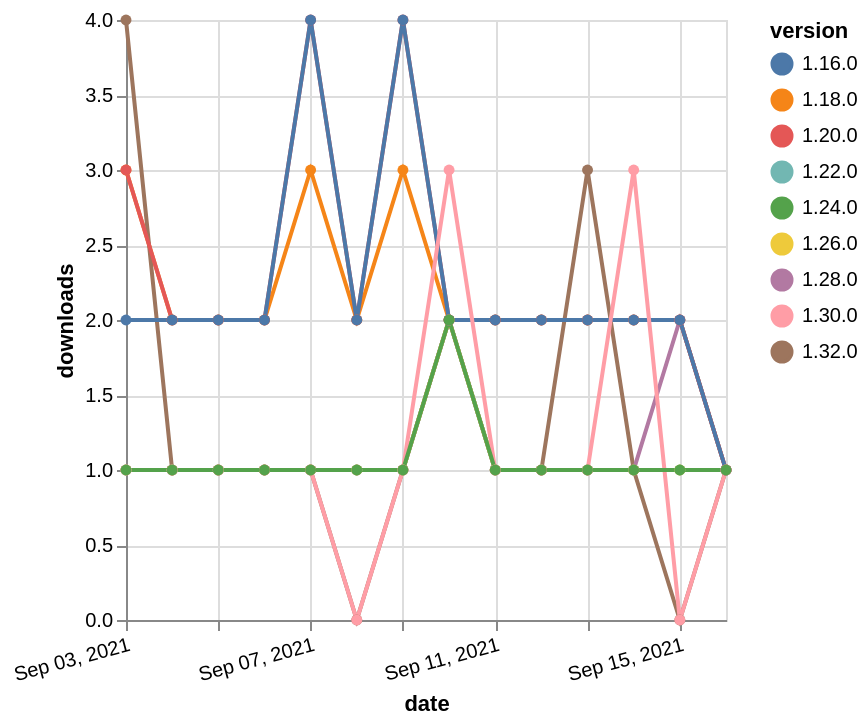

Specify this chart in Vega-Lite:
### Vega-Lite specification from a JSON file in a GitHub repository (floating-point values rounded to 4 significant figures)
{"$schema": "https://vega.github.io/schema/vega-lite/v5.json", "description": "A simple bar chart with embedded data.", "data": {"values": [{"date": "2021-09-03", "total": 2559, "delta": 3, "version": "1.18.0"}, {"date": "2021-09-04", "total": 2561, "delta": 2, "version": "1.18.0"}, {"date": "2021-09-05", "total": 2563, "delta": 2, "version": "1.18.0"}, {"date": "2021-09-06", "total": 2565, "delta": 2, "version": "1.18.0"}, {"date": "2021-09-07", "total": 2568, "delta": 3, "version": "1.18.0"}, {"date": "2021-09-08", "total": 2570, "delta": 2, "version": "1.18.0"}, {"date": "2021-09-09", "total": 2573, "delta": 3, "version": "1.18.0"}, {"date": "2021-09-10", "total": 2575, "delta": 2, "version": "1.18.0"}, {"date": "2021-09-11", "total": 2577, "delta": 2, "version": "1.18.0"}, {"date": "2021-09-12", "total": 2579, "delta": 2, "version": "1.18.0"}, {"date": "2021-09-13", "total": 2581, "delta": 2, "version": "1.18.0"}, {"date": "2021-09-14", "total": 2583, "delta": 2, "version": "1.18.0"}, {"date": "2021-09-15", "total": 2585, "delta": 2, "version": "1.18.0"}, {"date": "2021-09-16", "total": 2586, "delta": 1, "version": "1.18.0"}, {"date": "2021-09-03", "total": 121, "delta": 4, "version": "1.32.0"}, {"date": "2021-09-04", "total": 122, "delta": 1, "version": "1.32.0"}, {"date": "2021-09-05", "total": 123, "delta": 1, "version": "1.32.0"}, {"date": "2021-09-06", "total": 124, "delta": 1, "version": "1.32.0"}, {"date": "2021-09-07", "total": 125, "delta": 1, "version": "1.32.0"}, {"date": "2021-09-08", "total": 125, "delta": 0, "version": "1.32.0"}, {"date": "2021-09-09", "total": 126, "delta": 1, "version": "1.32.0"}, {"date": "2021-09-10", "total": 128, "delta": 2, "version": "1.32.0"}, {"date": "2021-09-11", "total": 129, "delta": 1, "version": "1.32.0"}, {"date": "2021-09-12", "total": 130, "delta": 1, "version": "1.32.0"}, {"date": "2021-09-13", "total": 133, "delta": 3, "version": "1.32.0"}, {"date": "2021-09-14", "total": 134, "delta": 1, "version": "1.32.0"}, {"date": "2021-09-15", "total": 134, "delta": 0, "version": "1.32.0"}, {"date": "2021-09-16", "total": 135, "delta": 1, "version": "1.32.0"}, {"date": "2021-09-03", "total": 239, "delta": 1, "version": "1.22.0"}, {"date": "2021-09-04", "total": 240, "delta": 1, "version": "1.22.0"}, {"date": "2021-09-05", "total": 241, "delta": 1, "version": "1.22.0"}, {"date": "2021-09-06", "total": 242, "delta": 1, "version": "1.22.0"}, {"date": "2021-09-07", "total": 243, "delta": 1, "version": "1.22.0"}, {"date": "2021-09-08", "total": 244, "delta": 1, "version": "1.22.0"}, {"date": "2021-09-09", "total": 245, "delta": 1, "version": "1.22.0"}, {"date": "2021-09-10", "total": 247, "delta": 2, "version": "1.22.0"}, {"date": "2021-09-11", "total": 248, "delta": 1, "version": "1.22.0"}, {"date": "2021-09-12", "total": 249, "delta": 1, "version": "1.22.0"}, {"date": "2021-09-13", "total": 250, "delta": 1, "version": "1.22.0"}, {"date": "2021-09-14", "total": 251, "delta": 1, "version": "1.22.0"}, {"date": "2021-09-15", "total": 252, "delta": 1, "version": "1.22.0"}, {"date": "2021-09-16", "total": 253, "delta": 1, "version": "1.22.0"}, {"date": "2021-09-03", "total": 162, "delta": 1, "version": "1.28.0"}, {"date": "2021-09-04", "total": 163, "delta": 1, "version": "1.28.0"}, {"date": "2021-09-05", "total": 164, "delta": 1, "version": "1.28.0"}, {"date": "2021-09-06", "total": 165, "delta": 1, "version": "1.28.0"}, {"date": "2021-09-07", "total": 166, "delta": 1, "version": "1.28.0"}, {"date": "2021-09-08", "total": 167, "delta": 1, "version": "1.28.0"}, {"date": "2021-09-09", "total": 168, "delta": 1, "version": "1.28.0"}, {"date": "2021-09-10", "total": 170, "delta": 2, "version": "1.28.0"}, {"date": "2021-09-11", "total": 171, "delta": 1, "version": "1.28.0"}, {"date": "2021-09-12", "total": 172, "delta": 1, "version": "1.28.0"}, {"date": "2021-09-13", "total": 173, "delta": 1, "version": "1.28.0"}, {"date": "2021-09-14", "total": 174, "delta": 1, "version": "1.28.0"}, {"date": "2021-09-15", "total": 176, "delta": 2, "version": "1.28.0"}, {"date": "2021-09-16", "total": 177, "delta": 1, "version": "1.28.0"}, {"date": "2021-09-03", "total": 184, "delta": 1, "version": "1.26.0"}, {"date": "2021-09-04", "total": 185, "delta": 1, "version": "1.26.0"}, {"date": "2021-09-05", "total": 186, "delta": 1, "version": "1.26.0"}, {"date": "2021-09-06", "total": 187, "delta": 1, "version": "1.26.0"}, {"date": "2021-09-07", "total": 188, "delta": 1, "version": "1.26.0"}, {"date": "2021-09-08", "total": 189, "delta": 1, "version": "1.26.0"}, {"date": "2021-09-09", "total": 190, "delta": 1, "version": "1.26.0"}, {"date": "2021-09-10", "total": 192, "delta": 2, "version": "1.26.0"}, {"date": "2021-09-11", "total": 193, "delta": 1, "version": "1.26.0"}, {"date": "2021-09-12", "total": 194, "delta": 1, "version": "1.26.0"}, {"date": "2021-09-13", "total": 195, "delta": 1, "version": "1.26.0"}, {"date": "2021-09-14", "total": 196, "delta": 1, "version": "1.26.0"}, {"date": "2021-09-15", "total": 197, "delta": 1, "version": "1.26.0"}, {"date": "2021-09-16", "total": 198, "delta": 1, "version": "1.26.0"}, {"date": "2021-09-03", "total": 2430, "delta": 3, "version": "1.20.0"}, {"date": "2021-09-04", "total": 2432, "delta": 2, "version": "1.20.0"}, {"date": "2021-09-05", "total": 2434, "delta": 2, "version": "1.20.0"}, {"date": "2021-09-06", "total": 2436, "delta": 2, "version": "1.20.0"}, {"date": "2021-09-07", "total": 2440, "delta": 4, "version": "1.20.0"}, {"date": "2021-09-08", "total": 2442, "delta": 2, "version": "1.20.0"}, {"date": "2021-09-09", "total": 2446, "delta": 4, "version": "1.20.0"}, {"date": "2021-09-10", "total": 2448, "delta": 2, "version": "1.20.0"}, {"date": "2021-09-11", "total": 2450, "delta": 2, "version": "1.20.0"}, {"date": "2021-09-12", "total": 2452, "delta": 2, "version": "1.20.0"}, {"date": "2021-09-13", "total": 2454, "delta": 2, "version": "1.20.0"}, {"date": "2021-09-14", "total": 2456, "delta": 2, "version": "1.20.0"}, {"date": "2021-09-15", "total": 2458, "delta": 2, "version": "1.20.0"}, {"date": "2021-09-16", "total": 2459, "delta": 1, "version": "1.20.0"}, {"date": "2021-09-03", "total": 3040, "delta": 2, "version": "1.16.0"}, {"date": "2021-09-04", "total": 3042, "delta": 2, "version": "1.16.0"}, {"date": "2021-09-05", "total": 3044, "delta": 2, "version": "1.16.0"}, {"date": "2021-09-06", "total": 3046, "delta": 2, "version": "1.16.0"}, {"date": "2021-09-07", "total": 3050, "delta": 4, "version": "1.16.0"}, {"date": "2021-09-08", "total": 3052, "delta": 2, "version": "1.16.0"}, {"date": "2021-09-09", "total": 3056, "delta": 4, "version": "1.16.0"}, {"date": "2021-09-10", "total": 3058, "delta": 2, "version": "1.16.0"}, {"date": "2021-09-11", "total": 3060, "delta": 2, "version": "1.16.0"}, {"date": "2021-09-12", "total": 3062, "delta": 2, "version": "1.16.0"}, {"date": "2021-09-13", "total": 3064, "delta": 2, "version": "1.16.0"}, {"date": "2021-09-14", "total": 3066, "delta": 2, "version": "1.16.0"}, {"date": "2021-09-15", "total": 3068, "delta": 2, "version": "1.16.0"}, {"date": "2021-09-16", "total": 3069, "delta": 1, "version": "1.16.0"}, {"date": "2021-09-03", "total": 183, "delta": 1, "version": "1.30.0"}, {"date": "2021-09-04", "total": 184, "delta": 1, "version": "1.30.0"}, {"date": "2021-09-05", "total": 185, "delta": 1, "version": "1.30.0"}, {"date": "2021-09-06", "total": 186, "delta": 1, "version": "1.30.0"}, {"date": "2021-09-07", "total": 187, "delta": 1, "version": "1.30.0"}, {"date": "2021-09-08", "total": 187, "delta": 0, "version": "1.30.0"}, {"date": "2021-09-09", "total": 188, "delta": 1, "version": "1.30.0"}, {"date": "2021-09-10", "total": 191, "delta": 3, "version": "1.30.0"}, {"date": "2021-09-11", "total": 192, "delta": 1, "version": "1.30.0"}, {"date": "2021-09-12", "total": 193, "delta": 1, "version": "1.30.0"}, {"date": "2021-09-13", "total": 194, "delta": 1, "version": "1.30.0"}, {"date": "2021-09-14", "total": 197, "delta": 3, "version": "1.30.0"}, {"date": "2021-09-15", "total": 197, "delta": 0, "version": "1.30.0"}, {"date": "2021-09-16", "total": 198, "delta": 1, "version": "1.30.0"}, {"date": "2021-09-03", "total": 190, "delta": 1, "version": "1.24.0"}, {"date": "2021-09-04", "total": 191, "delta": 1, "version": "1.24.0"}, {"date": "2021-09-05", "total": 192, "delta": 1, "version": "1.24.0"}, {"date": "2021-09-06", "total": 193, "delta": 1, "version": "1.24.0"}, {"date": "2021-09-07", "total": 194, "delta": 1, "version": "1.24.0"}, {"date": "2021-09-08", "total": 195, "delta": 1, "version": "1.24.0"}, {"date": "2021-09-09", "total": 196, "delta": 1, "version": "1.24.0"}, {"date": "2021-09-10", "total": 198, "delta": 2, "version": "1.24.0"}, {"date": "2021-09-11", "total": 199, "delta": 1, "version": "1.24.0"}, {"date": "2021-09-12", "total": 200, "delta": 1, "version": "1.24.0"}, {"date": "2021-09-13", "total": 201, "delta": 1, "version": "1.24.0"}, {"date": "2021-09-14", "total": 202, "delta": 1, "version": "1.24.0"}, {"date": "2021-09-15", "total": 203, "delta": 1, "version": "1.24.0"}, {"date": "2021-09-16", "total": 204, "delta": 1, "version": "1.24.0"}]}, "width": "container", "mark": {"type": "line", "point": {"filled": true}}, "encoding": {"x": {"field": "date", "type": "temporal", "timeUnit": "yearmonthdate", "title": "date", "axis": {"labelAngle": -15}}, "y": {"field": "delta", "type": "quantitative", "title": "downloads"}, "color": {"field": "version", "type": "nominal"}, "tooltip": {"field": "delta"}}}
